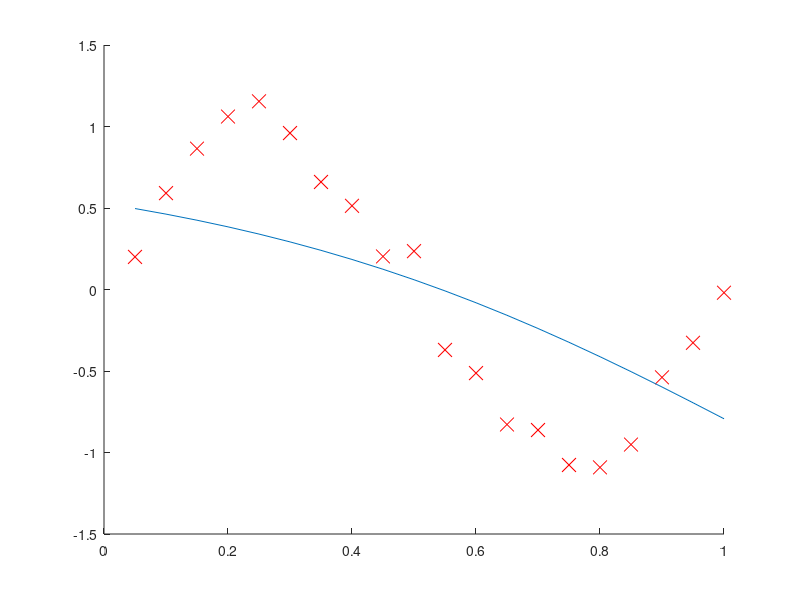

MATLAB code to generate this figure:
clear ; close all; clc
%% Load Data
data = load('data.txt');
X = data(:, 1);
y = data(:, 2);
n = length(y);
figure;hold on
plot(X,y,'rx','MarkerSize',10);
% Print out some data points
M = 5;
tmp = X;

for i=2:M
	X = [X,X(:,1).^i];
end 
X = [ones(n, 1) X];
alpha = 0.01;
num_iters = 1000;
theta = ones(M + 1, 1);
m = length(y);
for i=1:num_iters
   z = X' * (X*theta -y);
   theta = theta - alpha /m * z;
end

plot(tmp, X*theta);
